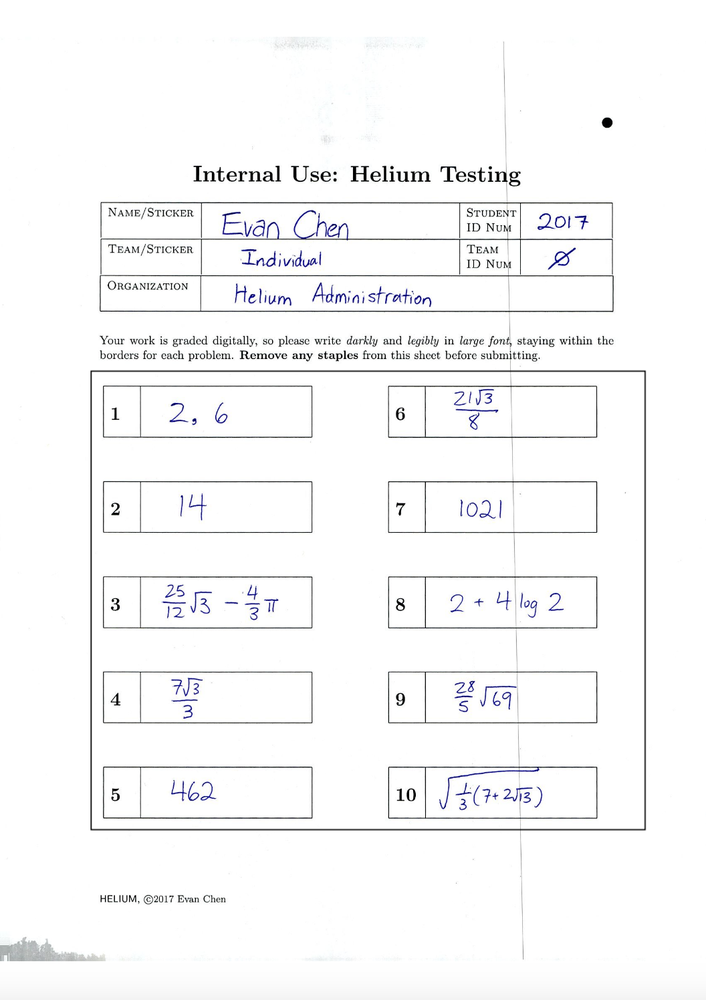
#> input picture samples/s16.png, 706 x 1000 px, shrunk from 1056 x 1496 before the run
$ python grading.py
#> lines starting #> are read from the running program, lines starting #| are printed output that depends on the picture; after the words box and inside, x2 and y2 are one past the last pixel; in counts of white or black regions, pixels touching at a corner belong together
#> further down, image is the input picture: shape (1000, 706, 3); mean B, G, R 248.4, 247.9, 247.8
import cv2
import numpy as np
import math
import pytesseract
from dataclasses import dataclass
from PIL import Image

# Stores all information relating to a potential answer box in an accessible class
@dataclass
class Answer:
    rect: list
    # question number. Will be updated later on in the code
    number: int = 0

    def __post_init__(self):
        self.xmin = min([self.rect[0][0][0], self.rect[1][0][0], self.rect[2][0][0], self.rect[3][0][0]])
        self.xmax = max([self.rect[0][0][0], self.rect[1][0][0], self.rect[2][0][0], self.rect[3][0][0]])

        self.ymin = min([self.rect[0][0][1], self.rect[1][0][1], self.rect[2][0][1], self.rect[3][0][1]])
        self.ymax = max([self.rect[0][0][1], self.rect[1][0][1], self.rect[2][0][1], self.rect[3][0][1]])
        self.yrange = self.ymax-self.ymin

        self.area = (self.xmax - self.xmin) * (self.ymax - self.ymin)

        # self.image is the cropped image which will be passed to graders
        self.image = image[self.ymin-10:self.ymax+10, self.xmin-10:self.xmax+10]

        # self.image_nobox is the cropped image, minus the boxes around the answer
        if self.ymax - self.ymin > 10 and self.xmax - self.xmin > 10:
            self.image_nobox = image[self.ymin+5:self.ymax-5, self.xmin+5:self.xmax-5]

    # Calculate whether an answer box overlaps with a list of other answer boxes
    def overlap(self, rects):
        for r in rects:
            if not (r.xmax < self.xmin or r.xmin > self.xmax):
                if not (r.ymax < self.ymin or r.ymin > self.ymax):
                    return True
        return False


# Finds edges in an image
def find_edges(image):
    # Convert the image to grayscale
    gray_image = cv2.cvtColor(image, cv2.COLOR_BGR2GRAY)

    # Apply Gaussian blur to reduce noise and improve contour detection
    blurred_image = cv2.GaussianBlur(gray_image, (5, 5), 0)

    # Perform edge detection using the Canny edge detector
    edges = cv2.Canny(blurred_image, 50, 150)
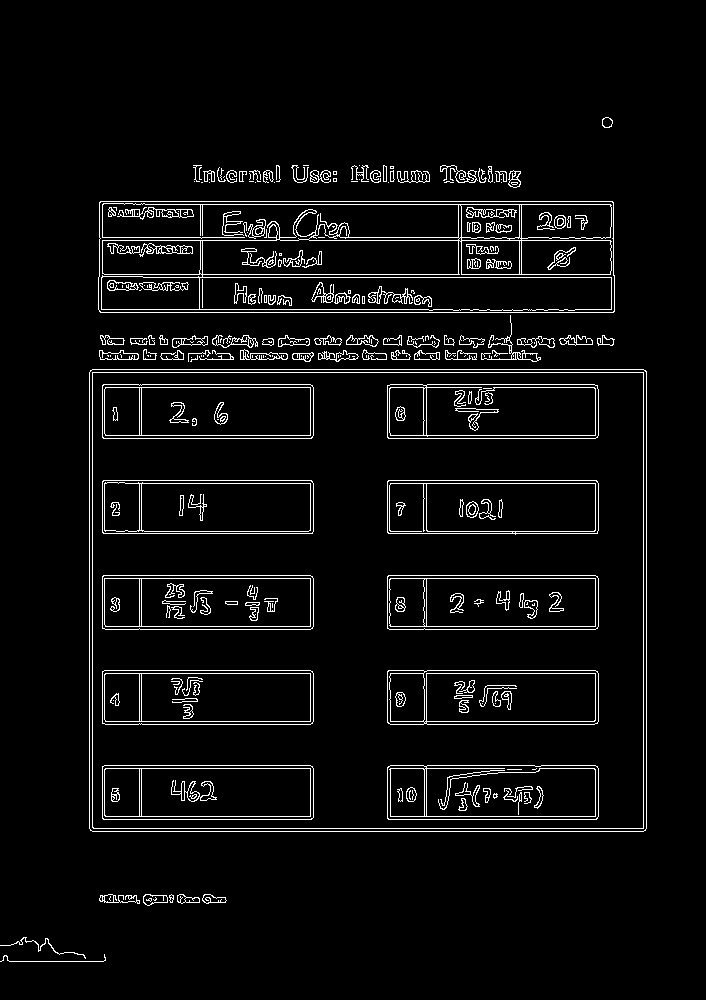
#> edges: shape (1000, 706); 4.8% white in thin lines or dots, all inside (x1, y1, x2, y2) = (0, 117, 647, 962)
    return edges

# Returns all answer boxes
def find_answer_regions(edges):
    # Find contours in the edges image
    contours,_ = cv2.findContours(edges, cv2.RETR_CCOMP, cv2.CHAIN_APPROX_SIMPLE)
#> contours = 608 contours, 268 with area under 20; largest, box (x1, y1, x2, y2) and area: (89, 369, 647, 832) 257319, (89, 369, 647, 832) 257316, (92, 372, 644, 829) 251256, (92, 372, 644, 829) 251252, (98, 201, 615, 313) 57122
    potential_answers = []

    for i, contour in enumerate(contours):
        # Approximate the contour to a polygon
        epsilon = 0.04 * cv2.arcLength(contour, True)
        approx = cv2.approxPolyDP(contour, epsilon, True)

        # Check if the polygon has four vertices (a rectangle)
        if len(approx) == 4:
            potential_answers.append(approx)
#> this loop made 608 passes
#> epsilon on passes 2 to 4: 10.51, 0.603, 0.363
#> after the loop, potential_answers = 132 contours, 42 with area under 20; largest, box (x1, y1, x2, y2) and area: (90, 370, 646, 831) 255300, (89, 369, 647, 832) 254295, (92, 372, 644, 829) 251028, (92, 372, 644, 829) 250024, (99, 201, 615, 313) 56486

    # Create rectangle objects
    for i in range(len(potential_answers)):
        potential_answers[i] = Answer(rect = potential_answers[i])
#> this loop made 132 passes
#> pass 1, in __post_init__, `self.image = image[self.ymin-10:self.ymax+10, self.xmin-10:self.xmax+10]`:
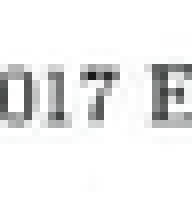
#> self.image: shape (25, 24, 3) (shown 8 times larger); mean B, G, R 236.2, 236.3, 236
#> after the loop, potential_answers = 132 items

    # Sort potential answers by size
    potential_answers = sorted(potential_answers, key=lambda x: x.area, reverse = True)
    answers = []

    for i in range(len(potential_answers)):
        # Check if rectangle is within the central box AND if rectangle isn't equal to central box
        if potential_answers[i].overlap([potential_answers[0]]):
            if potential_answers[i].area < 0.9*potential_answers[0].area:
                # Make sure answer does not overlap with previous answers
                if not potential_answers[i].overlap(answers):
                    answers.append(potential_answers[i])
#> this loop made 132 passes
#> after the loop, answers = 10 items

    return answers


def assign_question_number(answers):
    for i, answer in enumerate(answers):
        if answer.area > 100:
            edges = find_edges(answer.image_nobox)
            lines = cv2.HoughLinesP(edges, 1, np.pi / 180, threshold=0, minLineLength=answer.yrange/2, maxLineGap=10)

            # Iterate over the detected lines to find dividing line between question number and response
            x1 = x2 = math.inf
            if str(lines) == "None":
                lines = []
            for line in lines:
                if line[0][0] + line[0][2] < x1 + x2:
                    slope = (line[0][3] - line[0][1]) / (line[0][2] - line[0][0]) if (line[0][2] - line[0][0]) != 0 else float('inf')
                    if abs(slope) > 1:
                        x1 = line[0][0]
                        x2 = line[0][2]
            if x1 != math.inf:
                answer.number = int(pytesseract.image_to_string(answer.image_nobox[:, :min([x1,x2])-5], config='--psm 10'))
                cv2.imshow(str(answer.number), answer.image_nobox[:, min([x1,x2])+10:])
                print(str(answer.number) + " [" + pytesseract.image_to_string(answer.image_nobox[:, min([x1,x2])+10:], config='--psm 10') + "]\n\n\n")
                answer.image_nobox = answer.image_nobox[:, min([x1,x2])+10:]
#> this loop made 1 pass
#> pass 1, in find_edges (call 2), `edges = cv2.Canny(blurred_image, 50, 150)`:
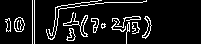
#> edges: shape (44, 201); 9.8% white in thin lines or dots, all inside (x1, y1, x2, y2) = (5, 0, 152, 44)
#> after the loop:
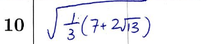
#> answer.image_nobox: shape (44, 201, 3); mean of channels 0, 1, 2 243.6, 239, 239; drawn as B, G, R
#> after the loop, slope = inf
#> (the call stopped at in assign_question_number, `answer.number = int(pytesseract.image_to_string(answer.image_nobox[:, ..`: pytesseract is not available in this run)

def store_info(answers):
    for answer in answers:
        image = Image.fromarray(answer.image)
        image.save("res/box/" + str(answer.number) + ".png")
        image = Image.fromarray(answer.image_nobox)
        image.save("res/nobox/" + str(answer.number) + ".png")
#> this loop made 10 passes
#> pass 1, in store_info, `image = Image.fromarray(answer.image)`:
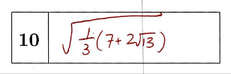
#> image: PIL image 231x74 RGB; mean R, G, B 241.5, 239, 238.8
#> after the loop:
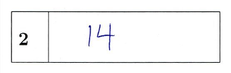
#> answer.image: shape (73, 231, 3); mean B, G, R 246.7, 246.3, 246.2
#> after the loop:
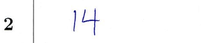
#> answer.image_nobox: shape (43, 201, 3); mean B, G, R 251.2, 250.3, 250.3

# Load an image from file
image = cv2.imread('samples/s16.png')
answers = find_answer_regions(find_edges(image))
assign_question_number(answers)
store_info(answers)

# Show each answer box
for answer in answers:
    cv2.imshow(f'Answer {answer.number}', answer.image)


# Display the result
cv2.imshow('Entry Submitted', image)
cv2.waitKey(0)
cv2.destroyAllWindows()
